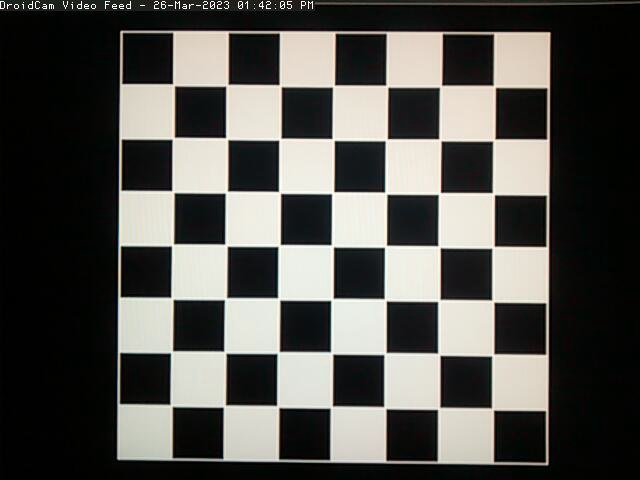
#> input picture test_scripts/data/android/calib/calibration_00.jpeg, 640 x 480 px
$ python phone_two_frame_gpt4.py
#> lines starting #> are read from the running program, lines starting #| are printed output that depends on the picture; long printed decimals are rounded
### test_scripts/phone_calibration.py
import numpy as np
import cv2 as cv
import glob

def calibrate(show_calib_images=False):

    # termination criteria
#> called with show_calib_images = False
    criteria = (cv.TERM_CRITERIA_EPS + cv.TERM_CRITERIA_MAX_ITER, 30, 0.001)

    # prepare object points, like (0,0,0), (1,0,0), (2,0,0) ....,(6,5,0)
    objp = np.zeros((7*7,3), np.float32)
    objp[:,:2] = np.mgrid[0:7,0:7].T.reshape(-1,2)

    # Arrays to store object points and image points from all the images.
    objpoints = [] # 3d point in real world space
    imgpoints = [] # 2d points in image plane.

    path_to_calib_folder = '/home/abhilash/Academics/github/visual_odometry/test_scripts/data/android/calib'
    images = glob.glob(f'{path_to_calib_folder}/*.jpeg')

    for fname in images:
        img = cv.imread(fname)
#> img is the input picture: shape (480, 640, 3); mean B, G, R 78.6, 82.8, 83.8
        gray = cv.cvtColor(img, cv.COLOR_BGR2GRAY)

        # Find the chess board corners
        ret, corners = cv.findChessboardCorners(gray, (7,7), None)
#> ret = True; corners = 49 rows, first 8: [172.4, 83.47], [225.5, 86.45], [281.5, 84.5], [334.6, 84.82], [385.6, 84.87], [441.7, 84.89], [493, 85.17], [174.5, 137]

        # If found, add object points, image points (after refining them)
        if ret == True:
            objpoints.append(objp)
            corners2 = cv.cornerSubPix(gray,corners, (11,11), (-1,-1), criteria)
#> corners2 = 49 rows, first 8: [173.4, 84.7], [226.9, 85.24], [280.2, 85.62], [333.5, 85.92], [386.8, 86.17], [440.6, 86.21], [494.4, 86.35], [173.2, 138.3]
            imgpoints.append(corners2)

            if show_calib_images is True:
                # Draw and display the corners
                cv.drawChessboardCorners(img, (7,7), corners2, ret)
                cv.imshow('Calibration Image', img)
                cv.waitKey(2000)
    cv.destroyAllWindows()

    ret, mtx, dist, rvecs, tvecs = cv.calibrateCamera(objpoints, imgpoints, gray.shape[::-1], None, None)
#> ret = 0.148; mtx = [[6403.5, 0, 343.8], [0, 6423.5, 205.9], [0, 0, 1]]; dist = [[11.61, -3746.2, -0.0177, 0.059, -9.01]]; rvecs = ([-0.0643, 0.00759, 0.00709], [-0.0512, -0.00979, 0.00401], [-0.0962, -0.0551, -1.57]); tvecs = ([-3.2, -2.26, 120.7], [-3.2, -2.24, 120.6], [-3.2, 3.84, 120.6])

    img = cv.imread(f'{path_to_calib_folder}/calibration_00.jpeg')
    h,  w = img.shape[:2]
#> h = 480; w = 640
    newcameramtx, roi = cv.getOptimalNewCameraMatrix(mtx, dist, (w,h), 1, (w,h))
#> newcameramtx = [[6194.3, 0, 352.2], [0, 6178.9, 201.8], [0, 0, 1]]; roi = (17, 6, 616, 456)

    # undistort
    dst = cv.undistort(img, mtx, dist, None, newcameramtx)
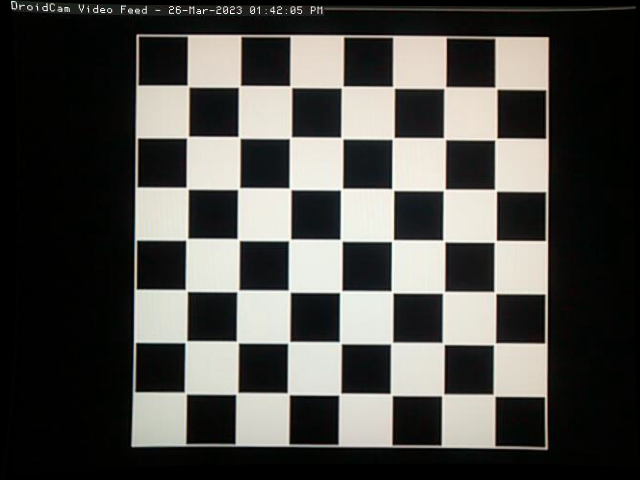
#> dst: shape (480, 640, 3); mean B, G, R 72.2, 76, 76.9
    # crop the image
    x, y, w, h = roi
#> x = 17; y = 6; w = 616; h = 456
    dst = dst[y:y+h, x:x+w]
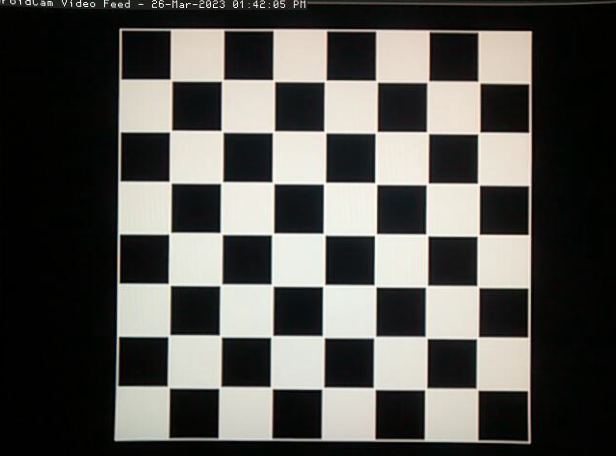
#> dst: shape (456, 616, 3); mean B, G, R 78.8, 83, 83.9
    cv.imwrite(f'{path_to_calib_folder}/calibresult.png', dst)


    mean_error = 0
    for i in range(len(objpoints)):
        imgpoints2, _ = cv.projectPoints(objpoints[i], rvecs[i], tvecs[i], mtx, dist)
        error = cv.norm(imgpoints[i], imgpoints2, cv.NORM_L2)/len(imgpoints2)
        mean_error += error
#> this loop made 3 passes
#> (error, mean_error) on passes 1 to 3: (0.0166, 0.0166), (0.0158, 0.0324), (0.0286, 0.061)
#> after the loop, mean_error = 0.061
    reproj_err = mean_error/len(objpoints)
#> reproj_err = 0.0203

    return mtx, newcameramtx, reproj_err, dist, rvecs, tvecs

# [10 lines that do not run on import are left out]

### test_scripts/phone_two_frame_gpt4.py
import cv2
import numpy as np
from scipy.spatial.transform import Rotation
from phone_calibration import calibrate

# camera calibration parameters
K, _, _, _, _, _ = calibrate()
#> K has the same summary as mtx in calibrate

# Load the two images
path_to_data_folder = '/home/abhilash/Academics/github/visual_odometry/test_scripts/data/android/data'

image1 = cv2.imread(f'{path_to_data_folder}/data_D0.jpeg')
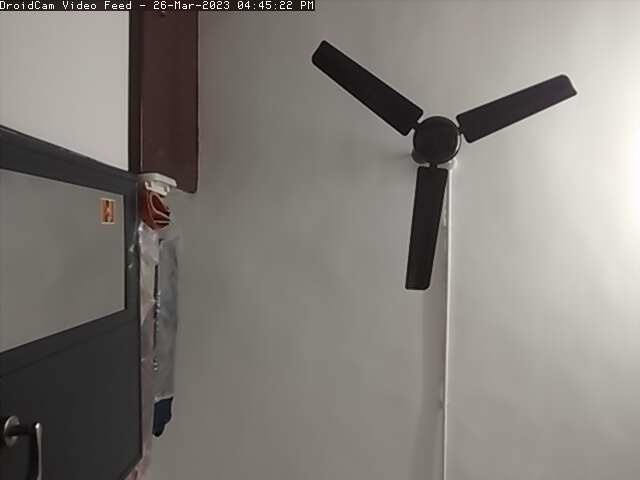
#> input picture test_scripts/data/android/data/data_D0.jpeg, 640 x 480 px, found by its file name
#> image1 is the input picture: shape (480, 640, 3); mean B, G, R 121.7, 126.9, 131.5
image2 = cv2.imread(f'{path_to_data_folder}/data_A0.jpeg')
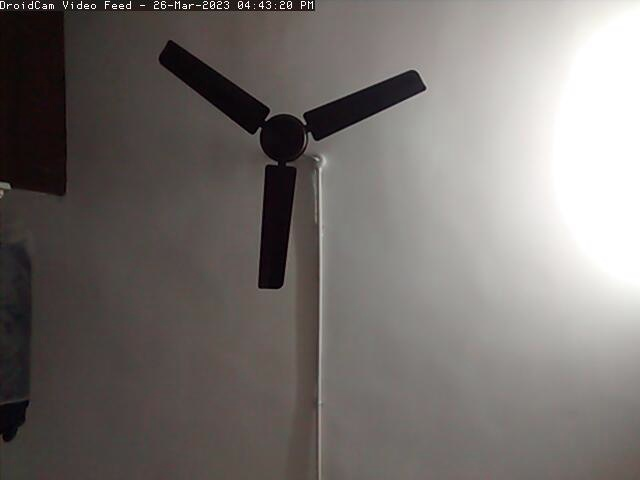
#> input picture test_scripts/data/android/data/data_A0.jpeg, 640 x 480 px, found by its file name
#> image2 is the input picture: shape (480, 640, 3); mean B, G, R 110.5, 113.3, 118.4
# image1 = cv2.imread('image1.jpg')
# image2 = cv2.imread('image2.jpg')

# Create the SIFT object
sift = cv2.SIFT_create()

# Find keypoints and descriptors using SIFT
keypoints1, descriptors1 = sift.detectAndCompute(image1, None)
#> keypoints1 = 348 keypoints; strongest (x, y, size): (37, 426, 2.6), (557, 90, 20.5), (177, 5, 1.9), (420, 121, 3)
keypoints2, descriptors2 = sift.detectAndCompute(image2, None)
#> keypoints2 = 184 keypoints; strongest (x, y, size): (45, 7, 3.4), (51, 6, 3.7), (121, 6, 3.5), (185, 7, 3.2)

# Create a BFMatcher object with the L2 norm
bf = cv2.BFMatcher(cv2.NORM_L2, crossCheck=True)

# Match descriptors
matches = bf.match(descriptors1, descriptors2)
#> matches = 73 matches

# Sort matches based on distance
matches = sorted(matches, key=lambda x: x.distance)

# Select the top matches
good_matches = matches[:50]
#> good_matches = 50 matches

# Extract matched keypoints
src_pts = np.float32([keypoints1[m.queryIdx].pt for m in good_matches]).reshape(-1, 1, 2)
#> src_pts = 50 rows, first 8: [539.3, 113.1], [540, 84.13], [411, 103.1], [564, 101.8], [519.1, 122.1], [319.5, 67.5], [317, 68.61], [362.9, 65.97]
dst_pts = np.float32([keypoints2[m.trainIdx].pt for m in good_matches]).reshape(-1, 1, 2)
#> dst_pts = 50 rows, first 8: [414, 96.98], [315.1, 109.6], [383.4, 82.13], [403, 101.9], [326, 138.2], [328, 104.4], [328.4, 101.5], [250.8, 93.76]

# Calculate the essential matrix
E, mask = cv2.findEssentialMat(src_pts, dst_pts, K, method=cv2.RANSAC, prob=0.999, threshold=1.0)
#> E = [[-0.0159, 0.707, 0.015], [-0.706, -0.0163, 0.0304], [-0.0148, -0.0144, 0.00035]]; mask = 50 values, max 1 at index 0, min 0 at index 1, mean 0.42

# Decompose the essential matrix into rotation and translation
_, R, t, _ = cv2.recoverPose(E, src_pts, dst_pts, K, mask)
#> R = [[0.999, 0.023, -0.0231], [-0.023, 1, -9.32e-05], [0.0231, 0.000625, 1]]; t = [0.0198, -0.0214, 1]

# Print the rotation and translation matrices
print("Rotation matrix (R):\n", R)
#| Rotation matrix (R):
#|  [[ 9.99467703e-01  2.30278019e-02 -2.31090963e-02]
#|  [-2.30361059e-02  9.99734629e-01 -9.31621221e-05]
#|  [ 2.31008185e-02  6.25456123e-04  9.99732945e-01]]
print("Translation matrix (t):\n", t)
#| Translation matrix (t):
#|  [[ 0.01984]
#|  [-0.02135]
#|  [ 0.9996]]

r = Rotation.from_matrix(R)
angles = r.as_euler("zyx", degrees=True)
#> angles = [-1.32, -1.32, 0.00534]
print(f"Frame - Rotation:\n{R}\nTranslation:\n{t}\nYaw: {angles[0]} deg, Pitch: {angles[1]} deg, Roll: {angles[2]} deg\n\n")
#| Frame - Rotation:
#| [[ 9.99467703e-01  2.30278019e-02 -2.31090963e-02]
#|  [-2.30361059e-02  9.99734629e-01 -9.31621221e-05]
#|  [ 2.31008185e-02  6.25456123e-04  9.99732945e-01]]
#| Translation:
#| [[ 0.01984]
#|  [-0.02135]
#|  [ 0.9996]]
#| Yaw: -1.320 deg, Pitch: -1.324 deg, Roll: 0.005339 deg

# Draw the matches, including only the inliers
inlier_matches = [good_matches[i] for i in range(len(good_matches)) if mask[i]]
#> inlier_matches = 21 matches
result = cv2.drawMatches(image1, keypoints1, image2, keypoints2, inlier_matches, None, flags=cv2.DrawMatchesFlags_NOT_DRAW_SINGLE_POINTS)
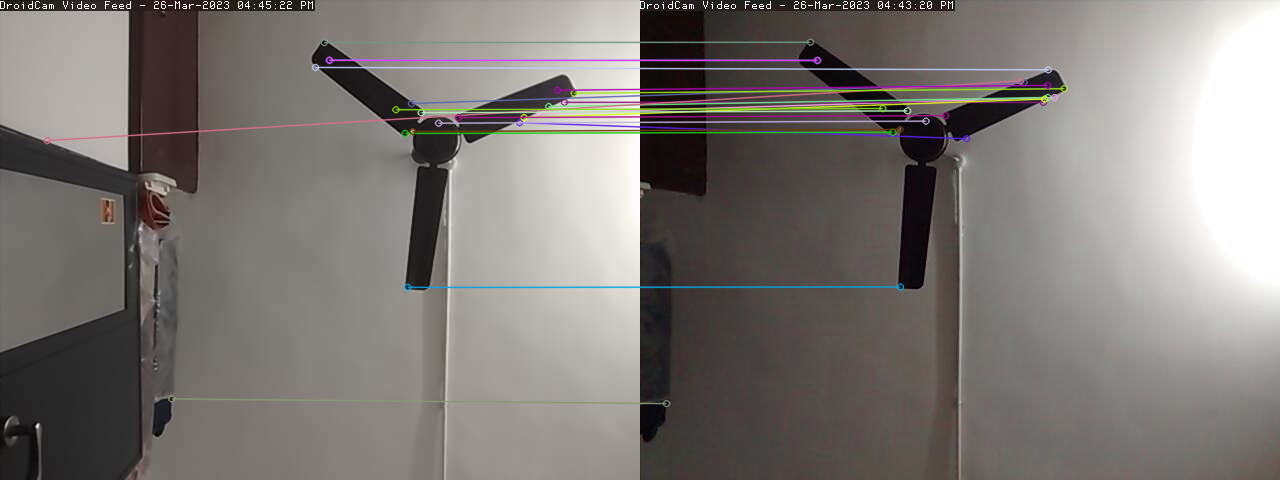
#> result: shape (480, 1280, 3); mean B, G, R 117.3, 121.2, 126

# Display the matched features
cv2.imshow('Matched Features', result)
cv2.waitKey(0)
cv2.destroyAllWindows()
